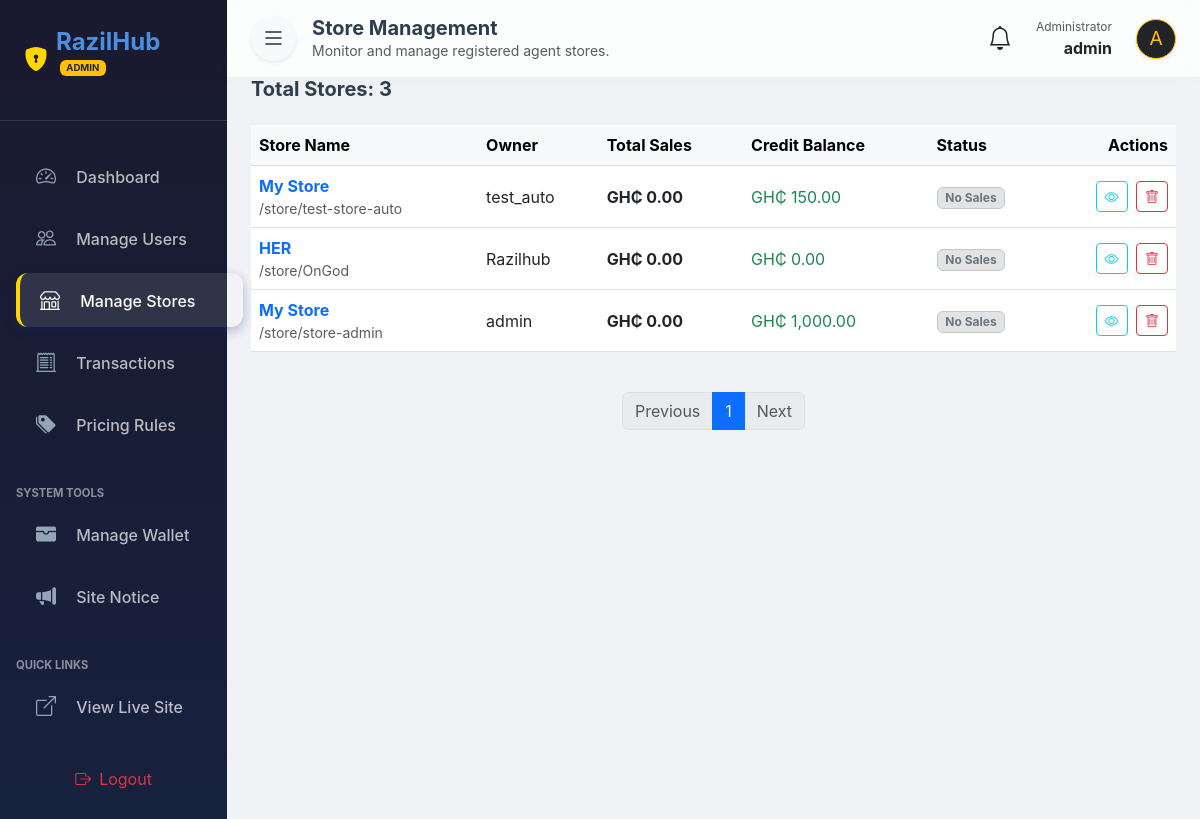
Page /admin/stores (signed in) on the earlier database version.
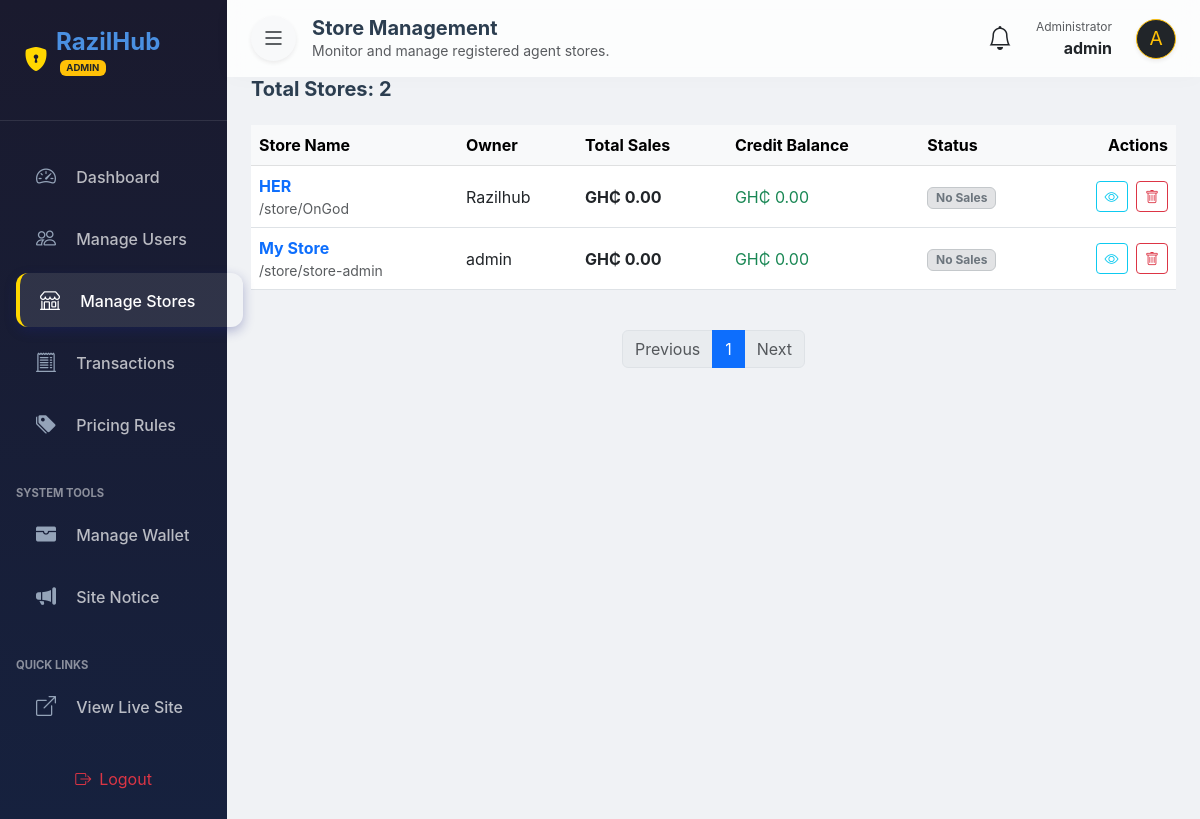
Same page on the later database version.
### app.py (models this page shows)
class Store(db.Model):
    id = db.Column(db.Integer, primary_key=True)
    user_id = db.Column(db.Integer, db.ForeignKey('user.id'), unique=True, nullable=False)
    name = db.Column(db.String(100), default="My Store")
    slug = db.Column(db.String(50), unique=True) # For the public link
    support_phone = db.Column(db.String(20))
    whatsapp = db.Column(db.String(20))
    whatsapp_group_link = db.Column(db.String(200)) # New field
    description = db.Column(db.String(300))
    notice = db.Column(db.String(500)) # New field for store announcements
    total_sales = db.Column(db.Float, default=0.0)
    total_withdrawn = db.Column(db.Float, default=0.0)
    credit_balance = db.Column(db.Float, default=0.0)
    user = db.relationship('User', backref=db.backref('store', uselist=False))

class User(UserMixin, db.Model):
    id = db.Column(db.Integer, primary_key=True)
    first_name = db.Column(db.String(100))
    last_name = db.Column(db.String(100))
    username = db.Column(db.String(50), unique=True)
    email = db.Column(db.String(120), unique=True)
    mobile = db.Column(db.String(20))
    password = db.Column(db.String(200))
    balance = db.Column(db.Float, default=0.0)
    is_admin = db.Column(db.Boolean, default=False)
    is_suspended = db.Column(db.Boolean, default=False) # New field for suspension

### app.py (the view)
@app.route('/admin/stores')
@admin_required
def admin_stores():
    page = request.args.get('page', 1, type=int)
    per_page = 20
    stores = Store.query.order_by(Store.id.desc()).paginate(page=page, per_page=per_page)
    return render_template('admin/stores.html', stores=stores)

### app.py (called while the page is built)
@app.context_processor
def inject_site_notice():
    notice_setting = SiteSetting.query.filter_by(key='site_notice').first()
    return dict(site_notice=notice_setting.value if notice_setting else None)

@app.context_processor
def inject_admin_stats():
    if current_user.is_authenticated and current_user.is_admin:
        pending_txns = Transaction.query.filter(
            Transaction.status == 'Pending',
            Transaction.type.in_(['Withdrawal', 'Store Withdrawal (MoMo)'])
        ).order_by(Transaction.date.desc()).all()
        return dict(
            pending_withdrawals_count=len(pending_txns),
            pending_notifications=pending_txns
        )
    return dict(pending_withdrawals_count=0, pending_notifications=[])

@login_manager.user_loader
def load_user(user_id):
    return User.query.get(int(user_id))

def admin_required(f):
    @wraps(f)
    def decorated_function(*args, **kwargs):
        if not current_user.is_authenticated or not current_user.is_admin:
            flash("Access denied. Admin privileges required.", "error")
            return redirect(url_for('login'))
        return f(*args, **kwargs)
    return decorated_function

### templates/admin/stores.html (shortened to what this page needs)
{% extends 'admin/base.html' %}
{% block header_title %}Store Management{% endblock %}
{% block header_subtitle %}Monitor and manage registered agent stores.{% endblock %}
{% block content %}
<div class="table-card">
    <div class="d-flex justify-content-between align-items-center mb-4">
        <h5 class="fw-bold mb-0">Total Stores: {{ stores.total }}</h5>
    </div>
    <div class="table-responsive">
        <table class="table table-hover align-middle">
            <thead class="table-light">
                <tr>
                    <th>Store Name</th>
                    <th>Owner</th>
                    <th>Total Sales</th>
                    <th>Credit Balance</th>
                    <th>Status</th>
                    <th class="text-end">Actions</th>
                </tr>
            </thead>
            <tbody>
                {% for store in stores.items %}
                <tr>
                    <td>
                        <div class="fw-bold text-primary">{{ store.name }}</div>
                        <div class="small text-muted">/store/{{ store.slug }}</div>
                    </td>
                    <td>{{ store.user.username }}</td>
                    <td><span class="fw-bold">GH₵ {{ "{:,.2f}".format(store.total_sales | default(0)) }}</span></td>
                    <td><span class="text-success">GH₵ {{ "{:,.2f}".format(store.credit_balance | default(0)) }}</span>
                    </td>
                    <td>
                        {% if store.total_sales > 0 %}
                        <span class="badge bg-success-subtle text-success border border-success-subtle">Active</span>
                        {% else %}
                        <span class="badge bg-secondary-subtle text-secondary border border-secondary-subtle">No
                            Sales</span>
                        {% endif %}
                    </td>
                    <td class="text-end">
                        <a href="{{ url_for('public_store', slug=store.slug) }}"
                            class="btn btn-sm btn-outline-info me-1" target="_blank" title="View Store">
                            <i class="bi bi-eye"></i>
                        </a>
                        <button class="btn btn-sm btn-outline-danger" data-bs-toggle="modal"
                            data-bs-target="#deleteStoreModal{{ store.id }}">
                            <i class="bi bi-trash"></i>
                        </button>
                    </td>
                </tr>
                {% endfor %}
            </tbody>
        </table>
    </div>
    <nav class="mt-4">
        <ul class="pagination justify-content-center">
            {% if stores.has_prev %}
            <li class="page-item"><a class="page-link"
                    href="{{ url_for('admin_stores', page=stores.prev_num) }}">Previous</a></li>
            {% else %}
            <li class="page-item disabled"><span class="page-link">Previous</span></li>
            {% endif %}
            <li class="page-item active"><span class="page-link">{{ stores.page }}</span></li>
            {% if stores.has_next %}
            <li class="page-item"><a class="page-link"
                    href="{{ url_for('admin_stores', page=stores.next_num) }}">Next</a></li>
            {% else %}
            <li class="page-item disabled"><span class="page-link">Next</span></li>
            {% endif %}
        </ul>
    </nav>
</div>
{% endblock %}

Differences in the rows shown:
removed Store: name "My Store", slug "test-store-auto", user.username "test_auto", total_sales "0.00", credit_balance "150.00", shows "No Sales"
changed Store "My Store": credit_balance "1,000.00" → "0.00"
Other differences:
{{ stores.total }}: "3" → "2"
